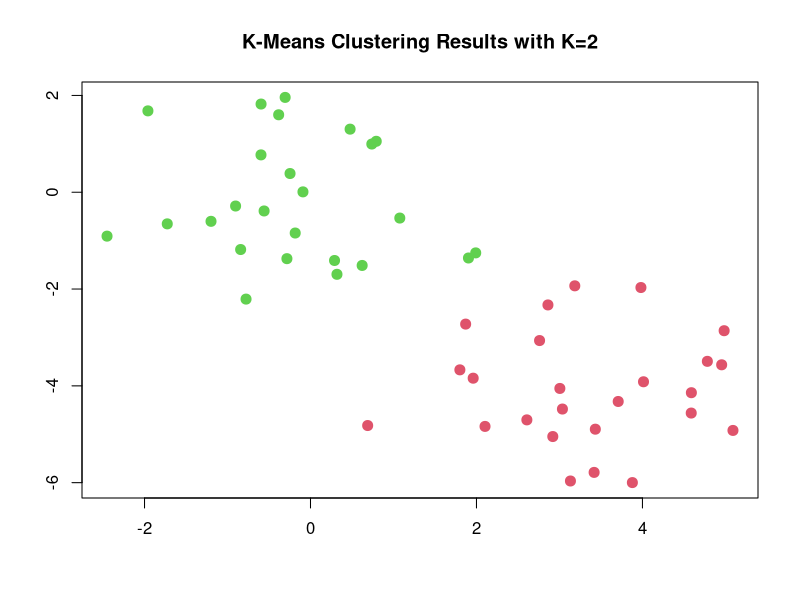
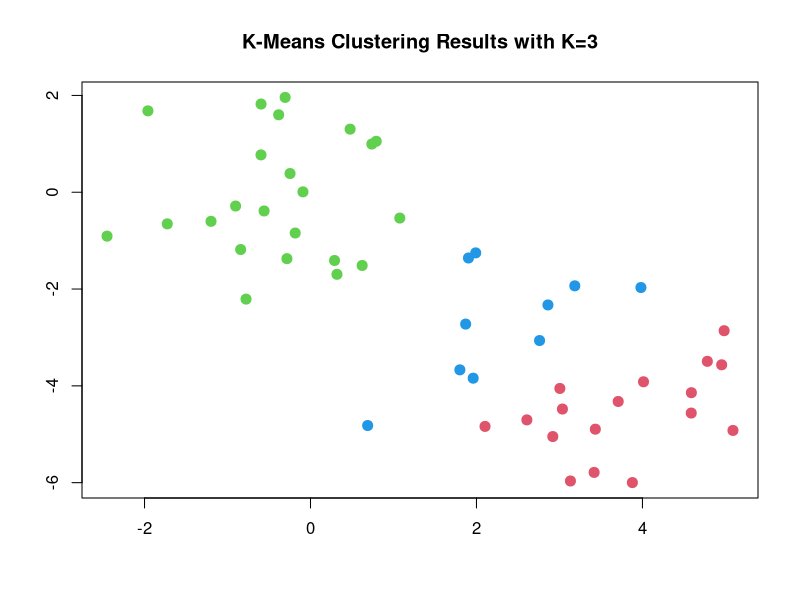

The R script that drew these images, in order:
set.seed(2)

x = matrix(rnorm(50*2), ncol = 2)

x[1:25, 1] = x[1:25, 1] + 3
x[1:25, 2] = x[1:25, 2] - 4

km.out <- kmeans(x, 2, nstart = 20)

km.out$cluster

plot(x, 
     col = (km.out$cluster + 1),
     main = "K-Means Clustering Results with K=2",
     xlab = "",
     ylab ="",
     pch = 20,
     cex = 2)

set.seed(4)

km.out <- kmeans(x, 3, nstart = 20)
km.out

plot(x, 
     col = (km.out$cluster + 1),
     main = "K-Means Clustering Results with K=3",
     xlab = "",
     ylab ="",
     pch = 20,
     cex = 2)

set.seed(3)

km.out <- kmeans(x, 3, nstart =  1)
km.out$tot.withinss

km.out <- kmeans(x, 3, nstart = 20)
km.out$tot.withinss


